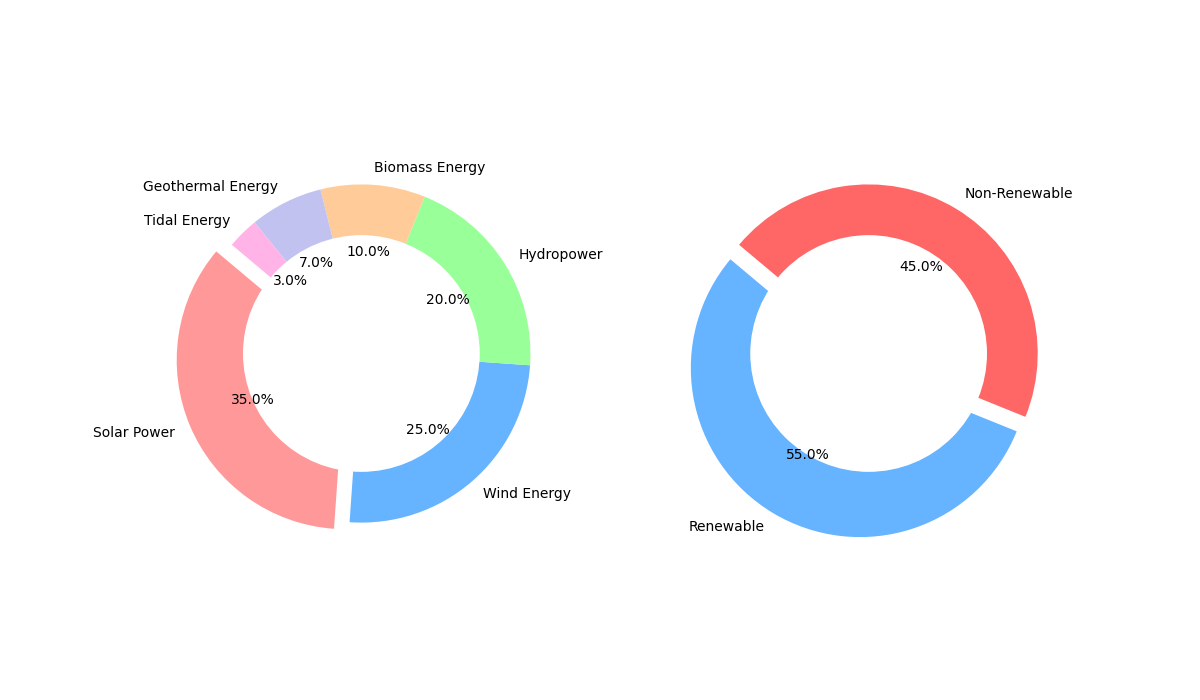

Write Python code to recreate this figure.
import matplotlib.pyplot as plt

clean_energy_sources = ['Solar Power', 'Wind Energy', 'Hydropower', 'Biomass Energy', 'Geothermal Energy', 'Tidal Energy']
market_share = [35, 25, 20, 10, 7, 3]
colors = ['#ff9999', '#66b3ff', '#99ff99', '#ffcc99', '#c2c2f0', '#ffb3e6']
explode = (0.1, 0, 0, 0, 0, 0)

def create_donut_pie(sources, market_share, colors, explode):
    fig, ax = plt.subplots(figsize=(10, 7))
    wedges, texts, autotexts = ax.pie(
        market_share, labels=sources, autopct='%1.1f%%', startangle=140,
        colors=colors, explode=explode, wedgeprops=dict(edgecolor='none')
    )
    
    for text in texts:
        text.set_fontsize(9)

    for autotext in autotexts:
        autotext.set_fontsize(9)

    centre_circle = plt.Circle((0, 0), 0.70, fc='white', edgecolor='none')
    ax.add_artist(centre_circle)

    plt.show()

def create_donut_comparison_chart():
    fig, (ax1, ax2) = plt.subplots(1, 2, figsize=(12, 7))

    energy_types = ['Renewable', 'Non-Renewable']
    energy_percentages = [55, 45]

    ax1.pie(
        market_share, labels=clean_energy_sources, autopct='%1.1f%%', startangle=140,
        colors=colors, explode=explode, wedgeprops=dict(edgecolor='none')
    )
    centre_circle = plt.Circle((0, 0), 0.70, fc='white', edgecolor='none')
    ax1.add_artist(centre_circle)

    ax2.pie(
        energy_percentages, labels=energy_types, autopct='%1.1f%%', startangle=140,
        colors=['#66b3ff', '#ff6666'], explode=(0.1, 0), wedgeprops=dict(edgecolor='none')
    )
    centre_circle_2 = plt.Circle((0, 0), 0.70, fc='white', edgecolor='none')
    ax2.add_artist(centre_circle_2)

    plt.show()

create_donut_pie(clean_energy_sources, market_share, colors, explode)
create_donut_comparison_chart()
